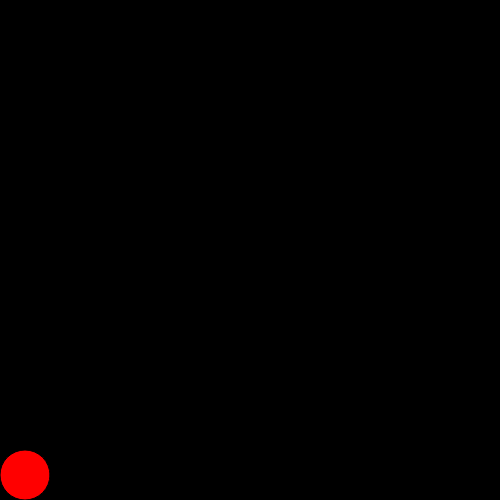
Frame 1 (no input)
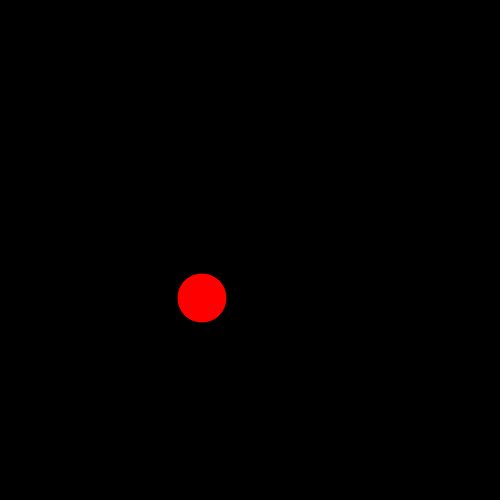
Frame 60 (no input)
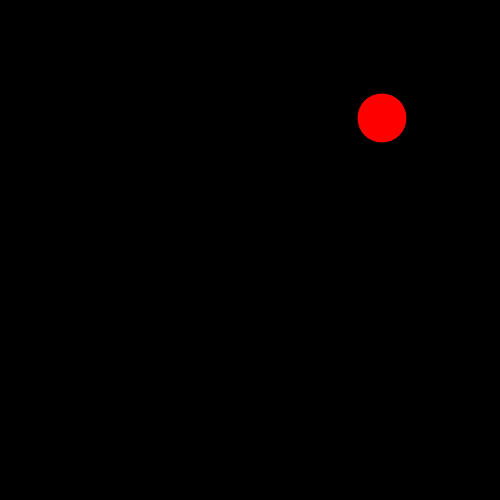
Frame 120 (the mouse pressed at the canvas centre since frame 60)

The p5.js sketch that drew these frames (run headless with seeded random() and noise() and a simulated clock; from frame 60 on, the mouse is pressed at the canvas centre):

// p5.js sketch
// ── sketch.js
var st=0;
var v=3;

var x;
var y;
var d=50;

var r=255;
var g=0;
var b=0;

function setup(){
  createCanvas (500,500);  

  x=d/2;
  y=height-d/2;
}

function draw(){
  background (0);

  fill (r,g,b);
  ellipse (x,y,d);

  if (st==0){
    x+=v
    y-=v
    
    if (x>=width-d/2){
      st=1
    }
  }

  if (st==1){
    g+=v
    r-=v

    if (g>=255){
      st=2
    }
  }

  if (st==2){
    y+=v

    if (y>=height/2){
      st=3
    }
  }

  if (st==3){
    b+=v
    g-=v

    if (b>=255){
      st=4
    }
  }

  if (st==4){
    x-=v

    if (x<=width/2){
      st=5
    }
  }

  if (st==5){
    g+=v
    r+=v

    if (r>=255){
      st=6
    }
  }

  if (st==6){
    d+=v

    if (d>=width){
      st=0

      x=0+25;
      y=height-25;
      d=50;

      r=255;
      g=0;
      b=0;
    }
  }
}
